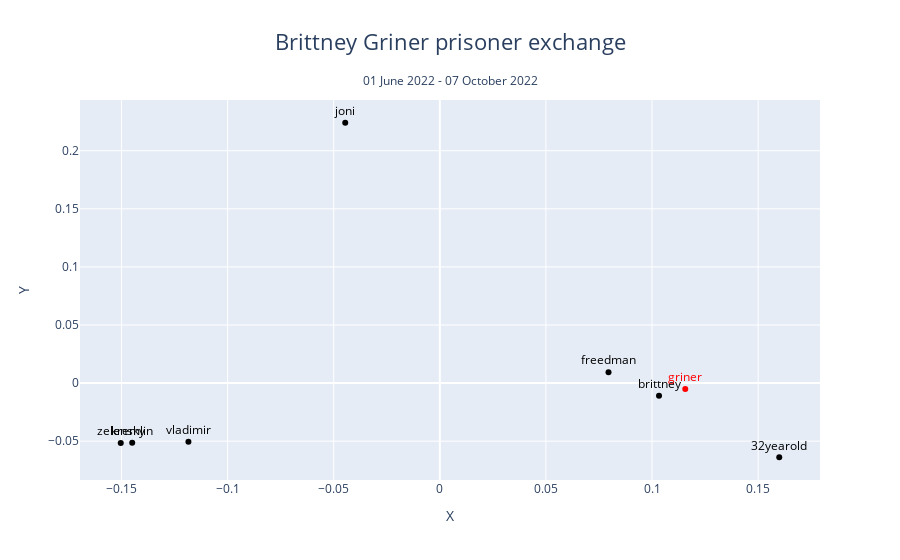

Source (notebook cell):
### Code cell
display_scatterplot(model_griner_pre, vis_list_griner, test_word_griner, title=title_griner, subtitle="01 June 2022 - 07 October 2022", use_tsne=False, use_plotly=True)

### Figure 1 — Plotly figure (JSON) as saved in the notebook; plotly's stock layout.template omitted (floating-point values rounded to 4 significant figures)
{"data": [{"marker": {"color": "black"}, "mode": "markers+text", "text": ["brittney"], "textfont": {"color": "black"}, "textposition": "top center", "x": [0.1033], "y": [-0.01097], "type": "scatter"}, {"marker": {"color": "black"}, "mode": "markers+text", "text": ["freedman"], "textfont": {"color": "black"}, "textposition": "top center", "x": [0.07949], "y": [0.009349], "type": "scatter"}, {"marker": {"color": "black"}, "mode": "markers+text", "text": ["32yearold"], "textfont": {"color": "black"}, "textposition": "top center", "x": [0.16], "y": [-0.06385], "type": "scatter"}, {"marker": {"color": "black"}, "mode": "markers+text", "text": ["kremlin"], "textfont": {"color": "black"}, "textposition": "top center", "x": [-0.145], "y": [-0.05132], "type": "scatter"}, {"marker": {"color": "black"}, "mode": "markers+text", "text": ["zelensky"], "textfont": {"color": "black"}, "textposition": "top center", "x": [-0.1504], "y": [-0.05165], "type": "scatter"}, {"marker": {"color": "black"}, "mode": "markers+text", "text": ["vladimir"], "textfont": {"color": "black"}, "textposition": "top center", "x": [-0.1185], "y": [-0.05047], "type": "scatter"}, {"marker": {"color": "black"}, "mode": "markers+text", "text": ["joni"], "textfont": {"color": "black"}, "textposition": "top center", "x": [-0.04458], "y": [0.2241], "type": "scatter"}, {"marker": {"color": "red"}, "mode": "markers+text", "text": ["griner"], "textfont": {"color": "red"}, "textposition": "top center", "x": [0.1157], "y": [-0.005147], "type": "scatter"}], "layout": {"annotations": [{"showarrow": false, "text": "01 June 2022 - 07 October 2022", "x": 0.5, "xref": "paper", "y": 1.08, "yref": "paper"}], "showlegend": false, "title": {"font": {"size": 22}, "text": "Brittney Griner prisoner exchange", "x": 0.5}, "xaxis": {"title": {"text": "X"}}, "yaxis": {"title": {"text": "Y"}}}}
